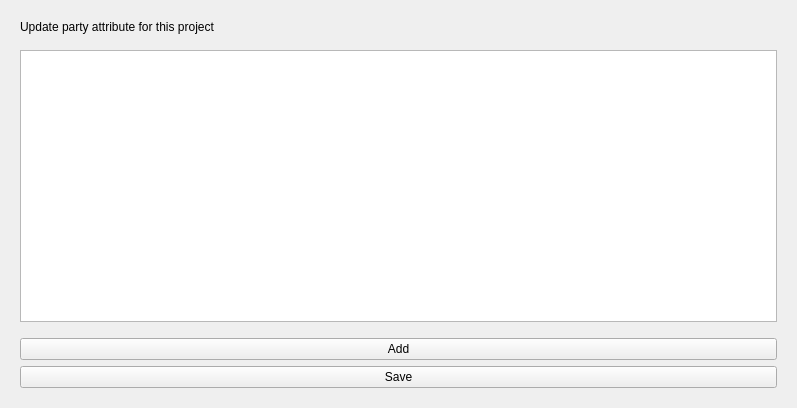
<?xml version="1.0" encoding="UTF-8"?>
<ui version="4.0">
 <class>projectCreation01</class>
 <widget class="QWidget" name="projectCreation01">
  <property name="geometry">
   <rect>
    <x>0</x>
    <y>0</y>
    <width>797</width>
    <height>408</height>
   </rect>
  </property>
  <property name="sizePolicy">
   <sizepolicy hsizetype="MinimumExpanding" vsizetype="MinimumExpanding">
    <horstretch>0</horstretch>
    <verstretch>0</verstretch>
   </sizepolicy>
  </property>
  <property name="styleSheet">
   <string notr="true"/>
  </property>
  <layout class="QVBoxLayout" name="verticalLayout_2">
   <item>
    <widget class="QScrollArea" name="scrollArea">
     <property name="frameShape">
      <enum>QFrame::NoFrame</enum>
     </property>
     <property name="widgetResizable">
      <bool>true</bool>
     </property>
     <widget class="QWidget" name="scrollAreaWidgetContents">
      <property name="geometry">
       <rect>
        <x>0</x>
        <y>0</y>
        <width>773</width>
        <height>384</height>
       </rect>
      </property>
      <layout class="QVBoxLayout" name="verticalLayout_4">
       <item>
        <widget class="QLabel" name="label">
         <property name="text">
          <string>Update party attribute for this project</string>
         </property>
         <property name="wordWrap">
          <bool>true</bool>
         </property>
        </widget>
       </item>
       <item>
        <spacer name="verticalSpacer_2">
         <property name="orientation">
          <enum>Qt::Vertical</enum>
         </property>
         <property name="sizeType">
          <enum>QSizePolicy::Maximum</enum>
         </property>
         <property name="sizeHint" stdset="0">
          <size>
           <width>20</width>
           <height>10</height>
          </size>
         </property>
        </spacer>
       </item>
       <item>
        <widget class="QTableView" name="contact_listview"/>
       </item>
       <item>
        <spacer name="verticalSpacer">
         <property name="orientation">
          <enum>Qt::Vertical</enum>
         </property>
         <property name="sizeType">
          <enum>QSizePolicy::Maximum</enum>
         </property>
         <property name="sizeHint" stdset="0">
          <size>
           <width>20</width>
           <height>10</height>
          </size>
         </property>
        </spacer>
       </item>
       <item>
        <layout class="QHBoxLayout" name="horizontalLayout">
         <item>
          <widget class="QPushButton" name="add_button">
           <property name="cursor">
            <cursorShape>OpenHandCursor</cursorShape>
           </property>
           <property name="text">
            <string>Add</string>
           </property>
          </widget>
         </item>
        </layout>
       </item>
       <item>
        <widget class="QPushButton" name="save_button">
         <property name="text">
          <string>Save</string>
         </property>
        </widget>
       </item>
      </layout>
     </widget>
    </widget>
   </item>
  </layout>
 </widget>
 <resources/>
 <connections/>
</ui>
